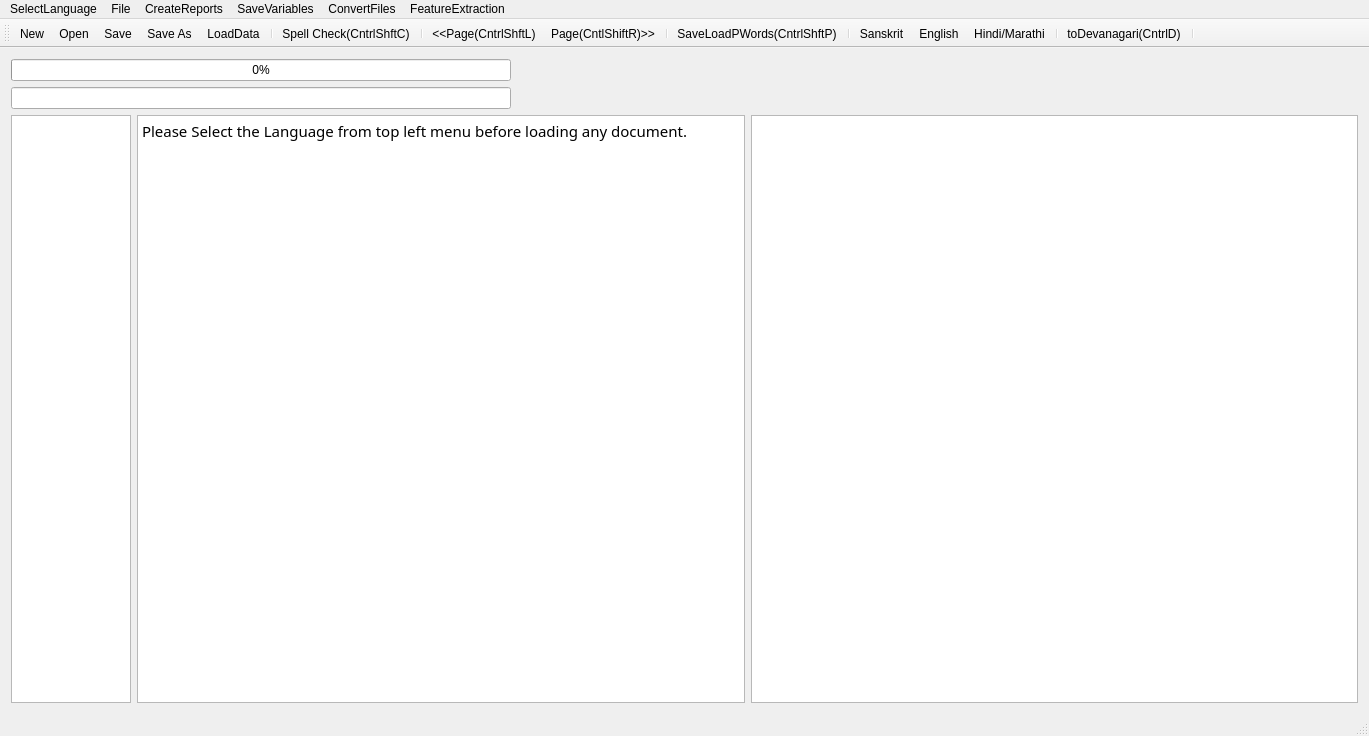
<?xml version="1.0" encoding="UTF-8"?>
<ui version="4.0">
 <class>MainWindow</class>
 <widget class="QMainWindow" name="MainWindow">
  <property name="geometry">
   <rect>
    <x>0</x>
    <y>0</y>
    <width>1369</width>
    <height>736</height>
   </rect>
  </property>
  <property name="mouseTracking">
   <bool>true</bool>
  </property>
  <property name="windowTitle">
   <string>MainWindow</string>
  </property>
  <widget class="QWidget" name="centralWidget">
   <layout class="QVBoxLayout" name="verticalLayout">
    <item>
     <widget class="QProgressBar" name="progressBar">
      <property name="maximumSize">
       <size>
        <width>500</width>
        <height>16777215</height>
       </size>
      </property>
      <property name="value">
       <number>0</number>
      </property>
      <property name="alignment">
       <set>Qt::AlignRight|Qt::AlignTrailing|Qt::AlignVCenter</set>
      </property>
     </widget>
    </item>
    <item>
     <widget class="QLineEdit" name="lineEdit">
      <property name="maximumSize">
       <size>
        <width>500</width>
        <height>16777215</height>
       </size>
      </property>
     </widget>
    </item>
    <item>
     <layout class="QHBoxLayout" name="horizontalLayout">
      <item>
       <widget class="QTextEdit" name="textEdit">
        <property name="maximumSize">
         <size>
          <width>120</width>
          <height>16777215</height>
         </size>
        </property>
        <property name="font">
         <font>
          <family>FreeSans</family>
          <italic>true</italic>
         </font>
        </property>
        <property name="sizeAdjustPolicy">
         <enum>QAbstractScrollArea::AdjustToContents</enum>
        </property>
        <property name="readOnly">
         <bool>true</bool>
        </property>
       </widget>
      </item>
      <item>
       <widget class="QTextBrowser" name="textBrowser">
        <property name="font">
         <font>
          <family>Shobhika Regular</family>
          <pointsize>16</pointsize>
          <italic>false</italic>
         </font>
        </property>
        <property name="mouseTracking">
         <bool>true</bool>
        </property>
        <property name="sizeAdjustPolicy">
         <enum>QAbstractScrollArea::AdjustToContents</enum>
        </property>
        <property name="undoRedoEnabled">
         <bool>true</bool>
        </property>
        <property name="readOnly">
         <bool>false</bool>
        </property>
        <property name="html">
         <string>&lt;!DOCTYPE HTML PUBLIC &quot;-//W3C//DTD HTML 4.0//EN&quot; &quot;http://www.w3.org/TR/REC-html40/strict.dtd&quot;&gt;
&lt;html&gt;&lt;head&gt;&lt;meta name=&quot;qrichtext&quot; content=&quot;1&quot; /&gt;&lt;style type=&quot;text/css&quot;&gt;
p, li { white-space: pre-wrap; }
&lt;/style&gt;&lt;/head&gt;&lt;body style=&quot; font-family:'Shobhika Regular'; font-size:16pt; font-weight:400; font-style:normal;&quot;&gt;
&lt;p style=&quot; margin-top:0px; margin-bottom:0px; margin-left:0px; margin-right:0px; -qt-block-indent:0; text-indent:0px;&quot;&gt;&lt;span style=&quot; font-family:'Ubuntu'; font-size:11pt;&quot;&gt;Please Select the Language from top left menu before loading any document.&lt;/span&gt;&lt;/p&gt;&lt;/body&gt;&lt;/html&gt;</string>
        </property>
        <property name="acceptRichText">
         <bool>true</bool>
        </property>
        <property name="textInteractionFlags">
         <set>Qt::LinksAccessibleByKeyboard|Qt::LinksAccessibleByMouse|Qt::TextBrowserInteraction|Qt::TextEditable|Qt::TextEditorInteraction|Qt::TextSelectableByKeyboard|Qt::TextSelectableByMouse</set>
        </property>
       </widget>
      </item>
      <item>
       <widget class="QGraphicsView" name="graphicsView">
        <property name="sizeAdjustPolicy">
         <enum>QAbstractScrollArea::AdjustIgnored</enum>
        </property>
        <property name="alignment">
         <set>Qt::AlignCenter</set>
        </property>
        <property name="renderHints">
         <set>QPainter::NonCosmeticDefaultPen</set>
        </property>
        <property name="dragMode">
         <enum>QGraphicsView::ScrollHandDrag</enum>
        </property>
        <property name="transformationAnchor">
         <enum>QGraphicsView::AnchorViewCenter</enum>
        </property>
        <property name="resizeAnchor">
         <enum>QGraphicsView::AnchorViewCenter</enum>
        </property>
       </widget>
      </item>
     </layout>
    </item>
   </layout>
   <zorder>lineEdit</zorder>
   <zorder>progressBar</zorder>
  </widget>
  <widget class="QMenuBar" name="menuBar">
   <property name="geometry">
    <rect>
     <x>0</x>
     <y>0</y>
     <width>1369</width>
     <height>21</height>
    </rect>
   </property>
   <widget class="QMenu" name="menuOCR_Correction_Window">
    <property name="title">
     <string>File</string>
    </property>
    <addaction name="actionNew"/>
    <addaction name="actionOpen"/>
    <addaction name="actionSave"/>
    <addaction name="actionSave_As"/>
    <addaction name="actionSpell_Check"/>
    <addaction name="actionLoad_Next_Page"/>
    <addaction name="actionLoad_Prev_Page"/>
    <addaction name="separator"/>
    <addaction name="actionLoadGDocPage"/>
    <addaction name="actionToDevanagari"/>
    <addaction name="actionLoadData"/>
    <addaction name="actionLoadDict"/>
    <addaction name="actionLoadOCRWords"/>
    <addaction name="actionLoadDomain"/>
    <addaction name="actionLoadSubPS"/>
    <addaction name="actionLoadConfusions"/>
    <addaction name="actionSugg"/>
    <addaction name="actionToSlp1"/>
   </widget>
   <widget class="QMenu" name="menuCreateReports">
    <property name="title">
     <string>CreateReports</string>
    </property>
    <addaction name="actionCreateBest2OCR"/>
    <addaction name="actionCreateSuggestionLog"/>
    <addaction name="actionCreateSuggestionLogNearestPriority"/>
    <addaction name="actionErrorDetectionRep"/>
    <addaction name="actionErrorDetectWithoutAdaptation"/>
    <addaction name="actionErrorDetectionRepUniq"/>
   </widget>
   <widget class="QMenu" name="menuSaveVariables">
    <property name="title">
     <string>SaveVariables</string>
    </property>
    <addaction name="actionCPair"/>
    <addaction name="actionPrimarySecOCRPair"/>
    <addaction name="actionCPairIEROcrVsCorrect"/>
    <addaction name="actionCPairGEROcrVsCorrect"/>
   </widget>
   <widget class="QMenu" name="menuConvertFiles">
    <property name="title">
     <string>ConvertFiles</string>
    </property>
    <addaction name="actionToSlp1_2"/>
    <addaction name="actionToDev"/>
    <addaction name="actionExtractDev"/>
    <addaction name="actionEditDistRep"/>
    <addaction name="actionConfusionFreqHist"/>
    <addaction name="actionFilterOutGT50EditDisPairs"/>
   </widget>
   <widget class="QMenu" name="menuFeatureExtraction">
    <property name="title">
     <string>FeatureExtraction</string>
    </property>
    <addaction name="actionPrepareFeatures"/>
   </widget>
   <widget class="QMenu" name="menuSelectLanguage">
    <property name="title">
     <string>SelectLanguage</string>
    </property>
    <addaction name="actionSanskrit"/>
    <addaction name="actionHindi"/>
    <addaction name="actionEnglish"/>
   </widget>
   <addaction name="menuSelectLanguage"/>
   <addaction name="menuOCR_Correction_Window"/>
   <addaction name="menuCreateReports"/>
   <addaction name="menuSaveVariables"/>
   <addaction name="menuConvertFiles"/>
   <addaction name="menuFeatureExtraction"/>
  </widget>
  <widget class="QToolBar" name="mainToolBar">
   <attribute name="toolBarArea">
    <enum>TopToolBarArea</enum>
   </attribute>
   <attribute name="toolBarBreak">
    <bool>false</bool>
   </attribute>
   <addaction name="actionNew"/>
   <addaction name="actionOpen"/>
   <addaction name="actionSave"/>
   <addaction name="actionSave_As"/>
   <addaction name="actionLoadData"/>
   <addaction name="separator"/>
   <addaction name="actionSpell_Check"/>
   <addaction name="separator"/>
   <addaction name="actionLoad_Prev_Page"/>
   <addaction name="actionLoad_Next_Page"/>
   <addaction name="separator"/>
   <addaction name="actionLoadGDocPage"/>
   <addaction name="separator"/>
   <addaction name="actionSanskrit"/>
   <addaction name="actionEnglish"/>
   <addaction name="actionHindi"/>
   <addaction name="separator"/>
   <addaction name="actionToDevanagari"/>
   <addaction name="separator"/>
  </widget>
  <widget class="QStatusBar" name="statusBar"/>
  <action name="actionOpen">
   <property name="icon">
    <iconset resource="AppResources.qrc">
     <normaloff>:/Images/open.png</normaloff>:/Images/open.png</iconset>
   </property>
   <property name="text">
    <string>Open</string>
   </property>
   <property name="shortcut">
    <string>Ctrl+O</string>
   </property>
  </action>
  <action name="actionSave">
   <property name="icon">
    <iconset resource="AppResources.qrc">
     <normaloff>:/Images/save.png</normaloff>:/Images/save.png</iconset>
   </property>
   <property name="text">
    <string>Save</string>
   </property>
   <property name="shortcut">
    <string>Ctrl+S</string>
   </property>
  </action>
  <action name="actionSave_As">
   <property name="icon">
    <iconset resource="AppResources.qrc">
     <normaloff>:/Images/save-as.png</normaloff>:/Images/save-as.png</iconset>
   </property>
   <property name="text">
    <string>Save As</string>
   </property>
   <property name="shortcut">
    <string>Ctrl+Shift+S</string>
   </property>
  </action>
  <action name="actionNew">
   <property name="icon">
    <iconset resource="AppResources.qrc">
     <normaloff>:/Images/New.png</normaloff>:/Images/New.png</iconset>
   </property>
   <property name="text">
    <string>New</string>
   </property>
   <property name="shortcut">
    <string>Ctrl+N</string>
   </property>
  </action>
  <action name="actionSpell_Check">
   <property name="text">
    <string>Spell Check(CntrlShftC)</string>
   </property>
   <property name="shortcut">
    <string>Ctrl+Shift+C</string>
   </property>
  </action>
  <action name="actionLoad_Next_Page">
   <property name="text">
    <string>Page(CntlShiftR)&gt;&gt;</string>
   </property>
   <property name="toolTip">
    <string>Page(CntlShiftR)&gt;&gt;</string>
   </property>
   <property name="shortcut">
    <string>Ctrl+Shift+R</string>
   </property>
  </action>
  <action name="actionLoad_Prev_Page">
   <property name="text">
    <string>&lt;&lt;Page(CntrlShftL)</string>
   </property>
   <property name="toolTip">
    <string>&lt;&lt;Page(CntrlShftL)</string>
   </property>
   <property name="shortcut">
    <string>Ctrl+Shift+L</string>
   </property>
  </action>
  <action name="actionLoadGDocPage">
   <property name="text">
    <string>Save&amp;LoadPWords(CntrlShftP)</string>
   </property>
   <property name="shortcut">
    <string>Ctrl+Shift+P</string>
   </property>
  </action>
  <action name="actionToDevanagari">
   <property name="text">
    <string>toDevanagari(CntrlD)</string>
   </property>
   <property name="shortcut">
    <string>Ctrl+D</string>
   </property>
  </action>
  <action name="actionLoadData">
   <property name="text">
    <string>LoadData</string>
   </property>
  </action>
  <action name="actionLoadDict">
   <property name="text">
    <string>LoadDict</string>
   </property>
  </action>
  <action name="actionLoadOCRWords">
   <property name="text">
    <string>LoadOCRWords</string>
   </property>
  </action>
  <action name="actionLoadDomain">
   <property name="text">
    <string>LoadDomain</string>
   </property>
  </action>
  <action name="actionLoadSubPS">
   <property name="text">
    <string>LoadSubPS</string>
   </property>
  </action>
  <action name="actionLoadConfusions">
   <property name="text">
    <string>LoadConfusions</string>
   </property>
  </action>
  <action name="actionSugg">
   <property name="text">
    <string>sugg</string>
   </property>
   <property name="shortcut">
    <string>Menu</string>
   </property>
  </action>
  <action name="actionCreateBest2OCR">
   <property name="text">
    <string>CreateBest2OCR</string>
   </property>
  </action>
  <action name="actionToSlp1">
   <property name="text">
    <string>toSlp1</string>
   </property>
   <property name="shortcut">
    <string>Ctrl+G</string>
   </property>
  </action>
  <action name="actionCreateSuggestionLog">
   <property name="text">
    <string>CreateSuggestionLog</string>
   </property>
  </action>
  <action name="actionCreateSuggestionLogNearestPriority">
   <property name="text">
    <string>CreateSuggestionLogNearestPriority</string>
   </property>
  </action>
  <action name="actionErrorDetectionRep">
   <property name="text">
    <string>ErrorDetectionRep</string>
   </property>
  </action>
  <action name="actionErrorDetectWithoutAdaptation">
   <property name="text">
    <string>ErrorDetectWithoutAdaptation</string>
   </property>
  </action>
  <action name="actionCPair">
   <property name="text">
    <string>CPair</string>
   </property>
  </action>
  <action name="actionToSlp1_2">
   <property name="text">
    <string>toSlp1</string>
   </property>
  </action>
  <action name="actionToDev">
   <property name="text">
    <string>toDev</string>
   </property>
  </action>
  <action name="actionExtractDev">
   <property name="text">
    <string>ExtractDevWords</string>
   </property>
   <property name="toolTip">
    <string>ExtractDevWords</string>
   </property>
  </action>
  <action name="actionPrimarySecOCRPair">
   <property name="text">
    <string>PrimarySecOCRPairs</string>
   </property>
  </action>
  <action name="actionCPairIEROcrVsCorrect">
   <property name="text">
    <string>CPairIEROcrVsCorrect</string>
   </property>
  </action>
  <action name="actionEditDistRep">
   <property name="text">
    <string>EditDistRep</string>
   </property>
  </action>
  <action name="actionConfusionFreqHist">
   <property name="text">
    <string>ConfusionFreqHist</string>
   </property>
  </action>
  <action name="actionCPairGEROcrVsCorrect">
   <property name="text">
    <string>CPairGEROcrVsCorrect</string>
   </property>
  </action>
  <action name="actionFilterOutGT50EditDisPairs">
   <property name="text">
    <string>FilterOutGT50EditDisPairs</string>
   </property>
  </action>
  <action name="actionPrepareFeatures">
   <property name="text">
    <string>PrepareFeatures</string>
   </property>
  </action>
  <action name="actionErrorDetectionRepUniq">
   <property name="text">
    <string>ErrorSuggRepUniq</string>
   </property>
  </action>
  <action name="actionSanskrit">
   <property name="text">
    <string>Sanskrit</string>
   </property>
  </action>
  <action name="actionHindi">
   <property name="text">
    <string>Hindi/Marathi</string>
   </property>
  </action>
  <action name="actionEnglish">
   <property name="text">
    <string>English</string>
   </property>
   <property name="toolTip">
    <string>English</string>
   </property>
  </action>
 </widget>
 <layoutdefault spacing="6" margin="11"/>
 <tabstops>
  <tabstop>textBrowser</tabstop>
  <tabstop>graphicsView</tabstop>
 </tabstops>
 <resources>
  <include location="AppResources.qrc"/>
 </resources>
 <connections/>
</ui>
